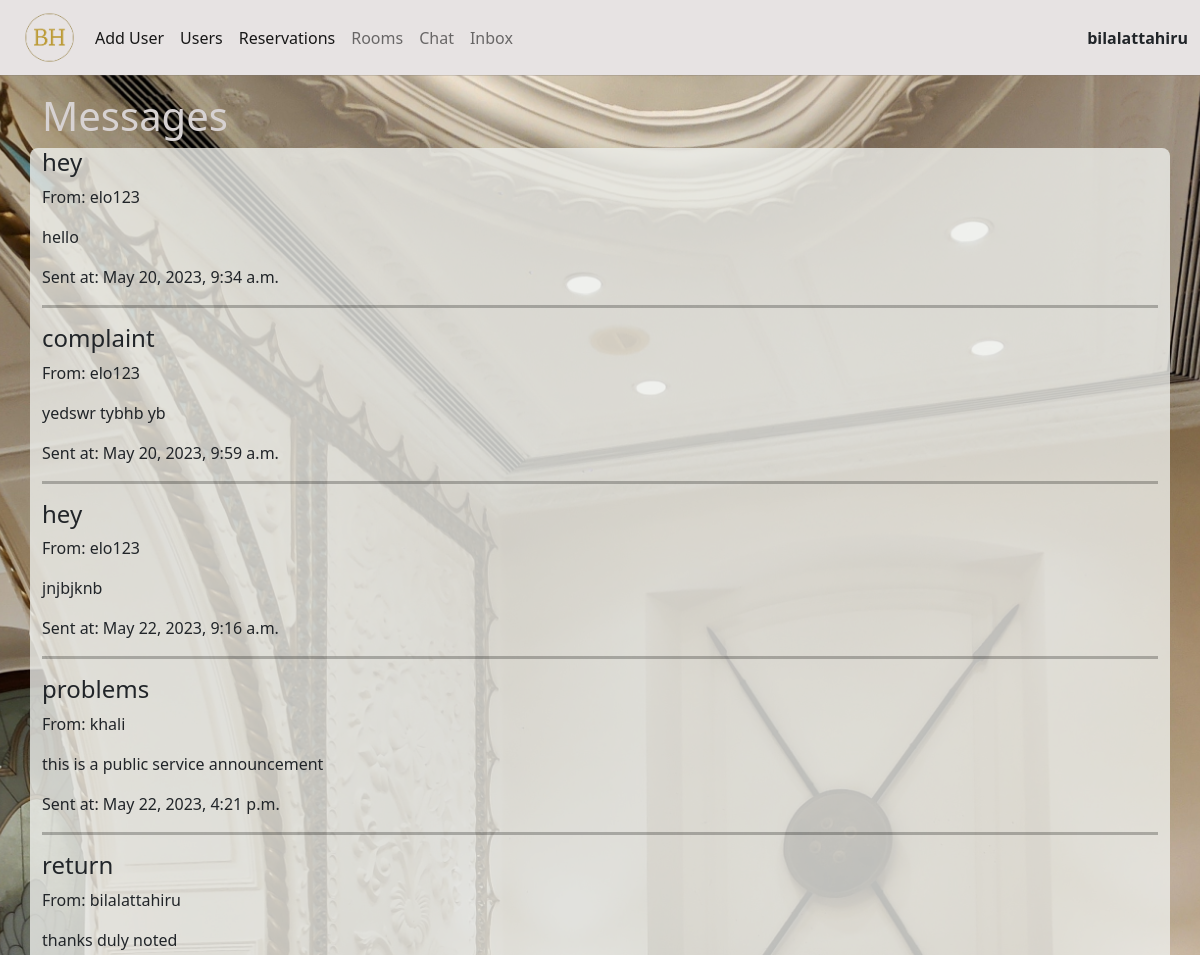
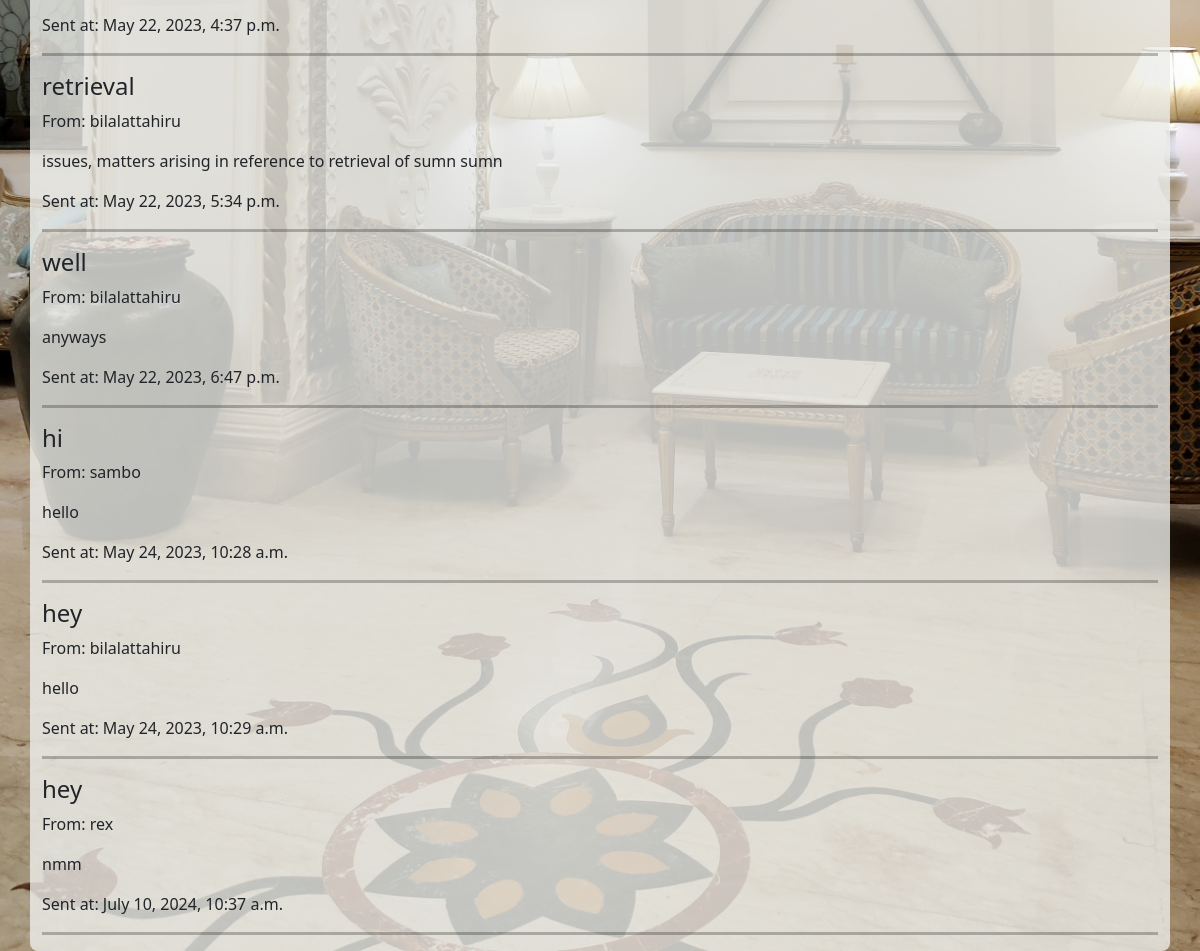
Screenshot of /hotel_admin/inbox/ (signed in) with the database file from the repository (2 pictures, top to bottom).
### hotel_app/models.py (models this page shows, shortened)
class Message(models.Model):
    sender = models.ForeignKey(User, on_delete=models.CASCADE, related_name='sent_messages')
    recipient = models.ForeignKey(User, on_delete=models.CASCADE, related_name='received_messages')
    subject = models.CharField(max_length=200)
    content = models.TextField()
    timestamp = models.DateTimeField(auto_now_add=True)

### hotel_admin/views.py (the view)
# urls.py: path('inbox/', views.inbox, name="inbox")
@login_required
def inbox(request):
    messages = Message.objects.all()
    return render(request, 'hoteladmin/inbox.html', {'messages': messages})

### hotel_admin/templates/hoteladmin/inbox.html (shortened to what this page needs)
{% extends 'hoteladmin/base1.html'%}
{% block content%}
<div class="container">
    <div class="row">
        <div class="col-md-12">
            <h1>Messages</h1>
        </div>
    </div>
    <div class="row" style="background-color: rgba(237, 238, 234, 0.8); border-radius:8px">
        <div class="col-md-12">
     {% for message in messages %}
  <div>
    <h4>{{ message.subject }}</h4>
    <p>From: {{ message.sender }}</p>
    <p>{{ message.content }}</p>
    <p>Sent at: {{ message.timestamp }}</p>
  </div>
 <hr style="color: black; height: 3px">
{% empty %}
  <p>No messages.</p>
        </div>
    </div> <br><br>{% endfor %}
</div>
{% endblock %}

### hotel_admin/templates/hoteladmin/base1.html (shortened to what this page needs)
{% load static %}
<!DOCTYPE html>
<html>
<head>
    <link rel="stylesheet" href="https://cdn.jsdelivr.net/npm/bootstrap@5.0.0-beta3/dist/css/bootstrap.min.css">
    <link rel="stylesheet" href="{% static 'css/style2.css' %}">
</head>
<body background = {% static 'images/img/pexels-vidit-goel-15227142.jpg'%}
>
    <nav class="navbar navbar-expand-lg navbar-light bg-light" >
        <div class="container-fluid">
           <div class ="logo">
                <img src="{% static 'images/img/logo.png' %}" >
            </div>
            <div class="collapse navbar-collapse" id="navbarNav">
                <ul class="navbar-nav">
                    <li class="nav-item">
                        <a class="nav-link active" aria-current="page" href="../registeruser">Add User</a>
                    </li>
                    <li class="nav-item">
                        <a class="nav-link active" aria-current="page" href="../users">Users</a>
                    </li>
                    <li class="nav-item">
                        <a class="nav-link active" aria-current="page" href="../reservation">Reservations</a>
                    </li>
                    <li class="nav-item">
                        <a class="nav-link" href="../room">Rooms</a>
                    </li>
                    <li class="nav-item">
                        <a class="nav-link" href="../chat">Chat</a>
                    </li>
                    <li class="nav-item">
                        <a class="nav-link" href="../inbox">Inbox</a>
                    </li>
                </ul>
            </div>
            <span><b>{{request.user.username}}</b></span>
        </div>
    </nav>
<hr>
   {%block content %}{% endblock %}
</body>
</html>

### hotel_app/static/css/style2.css (style rules this page uses)
nav { height: 75px; }
.container-fluid { height:75px; background-color: rgb(231, 227, 227); }
hr { margin-top: auto; height: 4px; color:rgb(115, 112, 112) }
body { background-color: rgb(247, 243, 243); }
.logo img { height: 75px; width: 75px; }

### hotel_admin/templates/hoteladmin/inbox.html (style rules this page uses)
body { background-size: cover; background-repeat: no-repeat; background-position: center center; background-attachment: fixed; }
h1 { color: rgb(215, 210, 210); }

### rows the page displays
Message: subject "hey", sender "elo123", content "hello", timestamp "May 20, 2023, 9:34 a.m."
Message: subject "complaint", sender "elo123", content "yedswr tybhb yb", timestamp "May 20, 2023, 9:59 a.m."
Message: subject "hey", sender "elo123", content "jnjbjknb", timestamp "May 22, 2023, 9:16 a.m."
Message: subject "problems", sender "khali", content "this is a public service announcement", timestamp "May 22, 2023, 4:21 p.m."
Message: subject "return", sender "bilalattahiru", content "thanks duly noted", timestamp "May 22, 2023, 4:37 p.m."
Message: subject "retrieval", sender "bilalattahiru", content "issues, matters arising in reference to retrieval of sumn sumn", timestamp "May 22, 2023, 5:34 p.m."
Message: subject "well", sender "bilalattahiru", content "anyways", timestamp "May 22, 2023, 6:47 p.m."
Message: subject "hi", sender "sambo", content "hello", timestamp "May 24, 2023, 10:28 a.m."
Message: subject "hey", sender "bilalattahiru", content "hello", timestamp "May 24, 2023, 10:29 a.m."
Message: subject "hey", sender "rex", content "nmm", timestamp "July 10, 2024, 10:37 a.m."

### other values shown
{{ request.user.username }} "bilalattahiru"
